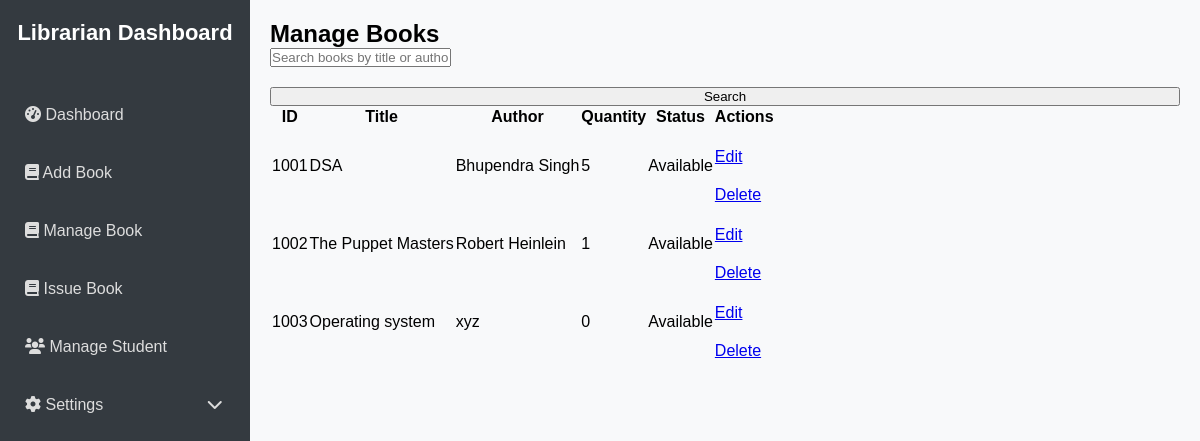
/librarian/manage_books.php (signed in), run on the app's committed database.
### tables this page shows
CREATE TABLE `books` (
  `B_id` int(11) NOT NULL,
  `Title` varchar(255) NOT NULL,
  `Author` varchar(255) NOT NULL,
  `ISBN` varchar(20) DEFAULT NULL,
  `Category` varchar(255) DEFAULT NULL,
  `Status` enum('Available','Reserved','Issued') DEFAULT 'Available',
  `Quantity` int(11) NOT NULL
);

### librarian/manage_books.php (the view, shortened to what this page needs)
<?php
require '../includes/config.php';
$search_query = "";
$books_query = "SELECT * FROM books WHERE Title LIKE '%$search_query%' OR Author LIKE '%$search_query%'";
$books_result = mysqli_query($conn, $books_query);
?>
<!DOCTYPE html>
<html lang="en">
<head>
    <link rel="stylesheet" href="../assets/css/style.css">
    <link rel="stylesheet" href="https://cdnjs.cloudflare.com/ajax/libs/font-awesome/6.0.0/css/all.min.css">
    <link rel="stylesheet" href="style.css">
    <link rel="stylesheet" href="../assets/css/style.css">
</head>
<body>
<aside class="sidebar">
        <h1>Librarian Dashboard</h1>
        <nav>
            <ul>
                <li><a href="dashboard.php"><i class="fas fa-tachometer-alt"></i> Dashboard</a></li>
                <li><a href="add_books.php"><i class="fas fa-book"></i> Add Book</a></li>
                <li><a href="manage_books.php"><i class="fas fa-book"></i> Manage Book</a></li>
                <li><a href="issuebook.php"><i class="fas fa-book"></i> Issue Book</a></li>
                <li><a href="manage_student.php"><i class="fa-solid fa-users"></i> Manage Student</a></li>
                <li class="dropdown">
                    <a href="#" onclick="toggleDropdown()" class="dropdown-toggle"><i class="fas fa-cog"></i> Settings <i class="fa fa-chevron-down" style=" margin-left: 100px;"></i></a>
                </li>
            </ul>
        </nav>
    </aside>
<main class="main-content">
    <header class="dashboard-header">
        <h2>Manage Books</h2>
        <form method="GET" action="manage_books.php" class="search-form">
            <input type="text" name="search" placeholder="Search books by title or author" value="<?= htmlspecialchars($search_query); ?>" class="search-input">
            <button type="submit" class="btn btn-primary">Search</button>
        </form>
    </header>
    <table class="table">
        <thead>
            <tr>
                <th>ID</th>
                <th>Title</th>
                <th>Author</th>
                <th>Quantity</th>
                <th>Status</th>
                <th>Actions</th>
            </tr>
        </thead>
        <tbody>
            <?php if (mysqli_num_rows($books_result) > 0): ?>
                <?php while ($row = mysqli_fetch_assoc($books_result)): ?>
                    <tr>
                        <td><?= $row['B_id']; ?></td>
                        <td><?= htmlspecialchars($row['Title']); ?></td>
                        <td><?= htmlspecialchars($row['Author']); ?></td>
                        <td><?= htmlspecialchars($row['Quantity']); ?></td>
                        <td><?= htmlspecialchars($row['Status']); ?></td>
                        <td>
                            <a href="?edit_id=<?= $row['B_id']; ?>" class="btn btn-secondary">Edit</a>
                            <a href="javascript:void(0);" class="btn btn-danger" onclick="confirmDelete('?delete_id=<?= $row['B_id']; ?>')">Delete</a>
                        </td>
                    </tr>
                <?php endwhile; ?>
            <?php else: ?>
                <tr>
                    <td colspan="6">No books found.</td>
                </tr>
            <?php endif; ?>
        </tbody>
    </table>
</main>
</body>
</html>

### assets/css/style.css (style rules this page uses)
body, html { height: 100%; margin: 0; }
.sidebar { width: 250px; background-color: #343a40; color: #fff; display: flex; flex-direction: column; padding: 20px 10px; overflow-y: auto; }
.main-content { flex: 1; background-color: #f8f9fa; padding: 20px; overflow-y: auto; }
.sidebar h1 { font-size: 22px; margin-bottom: 30px; text-align: center; }
.sidebar nav ul { list-style: none; padding: 0; }
.sidebar nav ul li { margin: 20px 0; }
.sidebar nav ul li a { color: #ddd; text-decoration: none; display: block; padding: 10px 15px; border-radius: 5px; transition: background-color 0.3s ease, color 0.3s ease; }
.main-content .btn { display: block; width: 100%; margin-top: 20px; }
.dropdown-toggle { cursor: pointer; display: inline-flex; align-items: center; }

### librarian/style.css (style rules this page uses)
* { margin: 0; padding: 0; box-sizing: border-box; font-family: Arial, sans-serif; }
body { display: flex; min-height: 100vh; background-color: white; }

### data on the page
books: B_id "1001", Title "DSA", Author "Bhupendra Singh", Quantity "5", Status "Available"
books: B_id "1002", Title "The Puppet Masters", Author "Robert Heinlein", Quantity "1", Status "Available"
books: B_id "1003", Title "Operating system", Author "xyz", Quantity "0", Status "Available"
